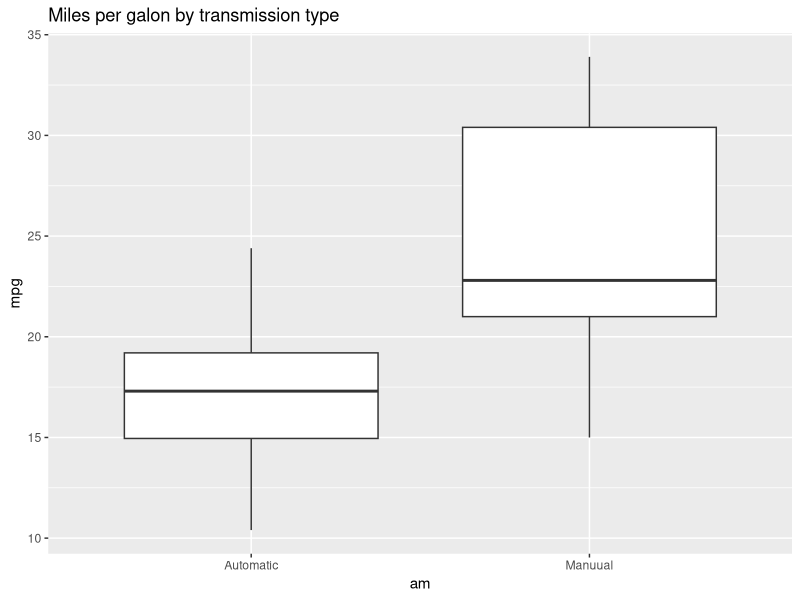

This chart was generated by the following R code:
## ---- chunk 1
data("mtcars")
head(mtcars)

## ---- chunk 2
suppressWarnings(library(ggplot2));mtcars$am<-factor(mtcars$am);levels(mtcars$am)<-c("Automatic","Manuual")
ggplot(mtcars, aes(am, mpg)) + geom_boxplot() + ggtitle("Miles per galon by transmission type")
